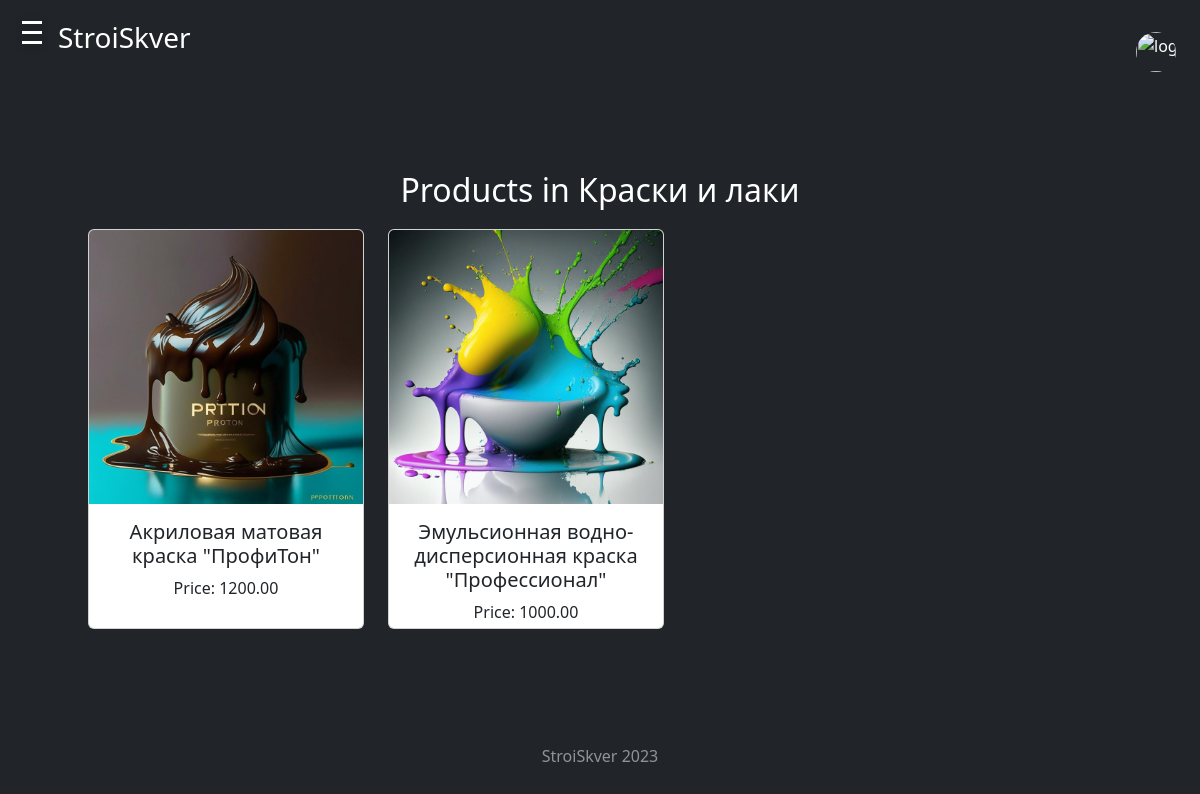
Screenshot of /buildingmaterials/pagematerials/kraski-i-laki/ (signed in) with the database file from the repository.
### Buildingmaterials/models.py (models this page shows, shortened)
class Category(models.Model):
    name = models.CharField(max_length=200, db_index=True, primary_key=True)
    slug = models.SlugField(max_length=200, db_index=True, unique=True)
    class Meta:
        ordering = ('name',)
        verbose_name = 'Категория'
        verbose_name_plural = 'Категории'

class Product(models.Model):
    id = models.AutoField(primary_key=True)
    category = models.ForeignKey(Category, related_name='products', on_delete=models.CASCADE)
    name = models.CharField(max_length=200, db_index=True)
    slug = models.SlugField(max_length=200, db_index=True)
    image = models.ImageField(upload_to='images/', blank=True)
    description = models.TextField(blank=True)
    price = models.DecimalField(max_digits=10, decimal_places=2)
    class Meta:
        ordering = ('name',)
        index_together = (('id', 'slug'),)

### Buildingmaterials/views.py (the view)
# urls.py: path('pagematerials/<slug:category_slug>/', views.category_product_list, name='category_product_list'),
def category_product_list(request, category_slug):
    category = get_object_or_404(Category, slug=category_slug)
    products = Product.objects.filter(category=category)
    categories = Category.objects.all()
    return render(request, 'category_product_list.html', {'products': products, 'category': category, 'categories': categories})

### Buildingmaterials/templates/Buildingmaterials/category_product_list.html (shortened to what this page needs)
{% extends 'Core/base.html' %}
{% load static %}
{%block content%}
<h2>Products in {{category.name}}</h2>
<div class="row custom-row" style="margin-top: 20px; margin-left: 60px;">
  {% for product in products %}
    <div style="width: 300px;" class="col-md-4 mb-4">
      <div style="height: 400px;" class="card">
        {% if product.image %}
        <div class="card-img-container">
          <img style="width: 100%;" src="{{ product.image.url }}" class="card-img-top imageproduct" alt="{{ product.name }}">
        </div>
        {% endif %}
        <div class="card-body">
          <h5 class="card-title">{{ product.name }}</h5>
          <p class="card-text">Price: {{ product.price }}</p>
        </div>
      </div>
    </div>
  {% endfor %}
</div>
{%endblock%}

### Buildingmaterials/templates/Buildingmaterials/category_product_list.html (style rules this page uses)
.card-img-container { width: 100%; max-width: 100%; }
.custom-row { display: flex; flex-wrap: wrap; align-items: flex-start; }

### rows the page displays
Category: name "Краски и лаки"
Product: image (picture), name "Акриловая матовая краска \"ПрофиТон\"", price "1200.00"
Product: image (picture), name "Эмульсионная водно-дисперсионная краска \"Профессионал\"", price "1000.00"
